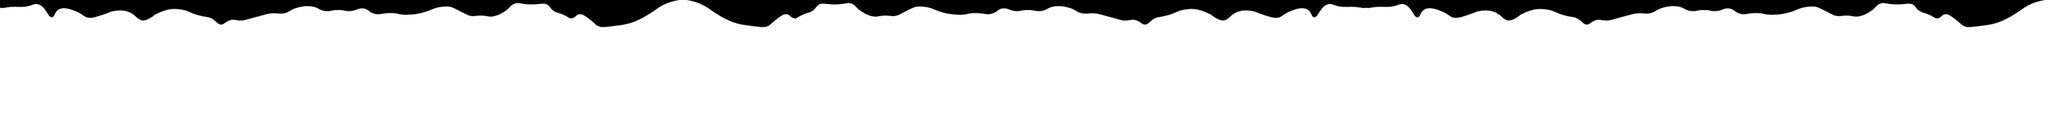

A 2D game scene composited from a Tiled map and its tileset images. What follows is a short description and the map's XML, with every tile layer's data as written:
An orthogonal 48x3 tile map with 64x64 px tiles, 1 tile layer (ShoeBox Tile Grab).

<map version="1.0" orientation="orthogonal" width="48" height="3" tilewidth="64" tileheight="64">
<tileset firstgid="1" name="ipad\fg_bank.png" tilewidth="64" tileheight="64">
	<image source="ipad\fg_bank.png" width="1088" height="192" />
</tileset>
	<layer name="ShoeBox Tile Grab" width="48" height="3">
		<data>
			<tile gid="1" />
			<tile gid="2" />
			<tile gid="3" />
			<tile gid="4" />
			<tile gid="5" />
			<tile gid="6" />
			<tile gid="7" />
			<tile gid="8" />
			<tile gid="9" />
			<tile gid="10" />
			<tile gid="11" />
			<tile gid="12" />
			<tile gid="13" />
			<tile gid="14" />
			<tile gid="15" />
			<tile gid="16" />
			<tile gid="17" />
			<tile gid="18" />
			<tile gid="19" />
			<tile gid="20" />
			<tile gid="21" />
			<tile gid="22" />
			<tile gid="23" />
			<tile gid="24" />
			<tile gid="25" />
			<tile gid="26" />
			<tile gid="27" />
			<tile gid="28" />
			<tile gid="29" />
			<tile gid="30" />
			<tile gid="31" />
			<tile gid="32" />
			<tile gid="33" />
			<tile gid="34" />
			<tile gid="35" />
			<tile gid="36" />
			<tile gid="37" />
			<tile gid="38" />
			<tile gid="39" />
			<tile gid="40" />
			<tile gid="41" />
			<tile gid="42" />
			<tile gid="43" />
			<tile gid="44" />
			<tile gid="45" />
			<tile gid="46" />
			<tile gid="47" />
			<tile gid="48" />
			<tile gid="49" />
			<tile gid="49" />
			<tile gid="49" />
			<tile gid="49" />
			<tile gid="49" />
			<tile gid="49" />
			<tile gid="49" />
			<tile gid="49" />
			<tile gid="49" />
			<tile gid="49" />
			<tile gid="49" />
			<tile gid="49" />
			<tile gid="49" />
			<tile gid="49" />
			<tile gid="49" />
			<tile gid="49" />
			<tile gid="49" />
			<tile gid="49" />
			<tile gid="49" />
			<tile gid="49" />
			<tile gid="49" />
			<tile gid="49" />
			<tile gid="49" />
			<tile gid="49" />
			<tile gid="49" />
			<tile gid="49" />
			<tile gid="49" />
			<tile gid="49" />
			<tile gid="49" />
			<tile gid="49" />
			<tile gid="49" />
			<tile gid="49" />
			<tile gid="49" />
			<tile gid="49" />
			<tile gid="49" />
			<tile gid="49" />
			<tile gid="49" />
			<tile gid="49" />
			<tile gid="49" />
			<tile gid="49" />
			<tile gid="49" />
			<tile gid="49" />
			<tile gid="49" />
			<tile gid="49" />
			<tile gid="49" />
			<tile gid="49" />
			<tile gid="49" />
			<tile gid="49" />
			<tile gid="49" />
			<tile gid="49" />
			<tile gid="49" />
			<tile gid="49" />
			<tile gid="49" />
			<tile gid="49" />
			<tile gid="49" />
			<tile gid="49" />
			<tile gid="49" />
			<tile gid="49" />
			<tile gid="49" />
			<tile gid="49" />
			<tile gid="49" />
			<tile gid="49" />
			<tile gid="49" />
			<tile gid="49" />
			<tile gid="49" />
			<tile gid="49" />
			<tile gid="49" />
			<tile gid="49" />
			<tile gid="49" />
			<tile gid="49" />
			<tile gid="49" />
			<tile gid="49" />
			<tile gid="49" />
			<tile gid="49" />
			<tile gid="49" />
			<tile gid="49" />
			<tile gid="49" />
			<tile gid="49" />
			<tile gid="49" />
			<tile gid="49" />
			<tile gid="49" />
			<tile gid="49" />
			<tile gid="49" />
			<tile gid="49" />
			<tile gid="49" />
			<tile gid="49" />
			<tile gid="49" />
			<tile gid="49" />
			<tile gid="49" />
			<tile gid="49" />
			<tile gid="49" />
			<tile gid="49" />
			<tile gid="49" />
			<tile gid="49" />
			<tile gid="49" />
			<tile gid="49" />
		</data>
	</layer>
</map>